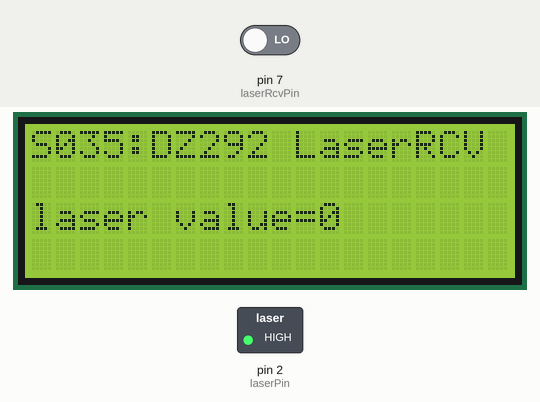
Simulated run of this sketch. Board: Arduino Uno, built with avr-gcc and run on an emulated ATmega328P. Parts: 20×4 character LCD, switched loads named in the sketch (green lamp = pin HIGH). Inputs (shaded band) come from the test bench; at power-on: pin 7 (laserRcvPin) LOW.

Above: at 2.2 s.
2.3 s: pin 7 (laserRcvPin) driven HIGH
At 3.4 s:
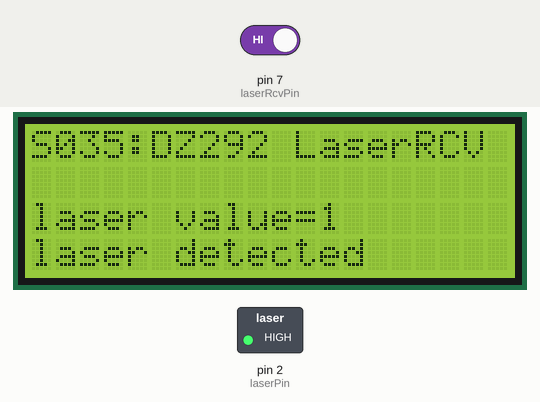
3.8 s: pin 7 (laserRcvPin) driven LOW
At 4.3 s:
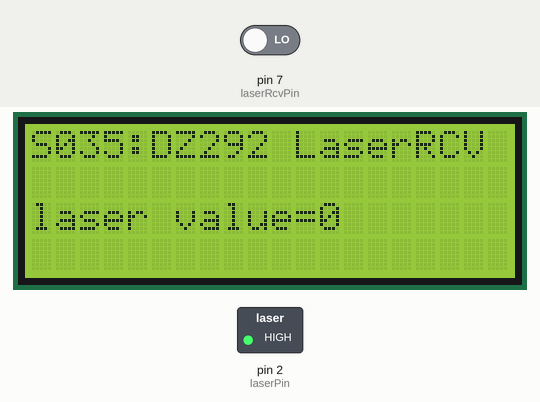
Timing chart, 0 to 6.8 s (numbered marks = the images above; inputs shaded):
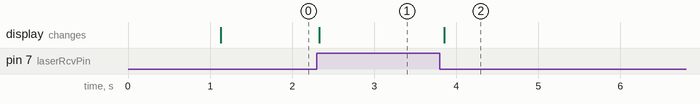

Measured:
- after the input at 2.3 s, the display: changes at once (image 1)
- after the input at 3.8 s, the display: changes after 0.05 s (image 2)

The sketch:

basic_test.ino
```cpp
/* DZ292 Laser Receiver Module (DZ292) [S035] : http://rdiot.tistory.com/297 [RDIoT Demo] */

#include <Wire.h>
#include <LiquidCrystal_I2C.h>

LiquidCrystal_I2C lcd(0x27,20,4);  // LCD2004

int laserPin = 2; // Laser
int laserRcvPin = 7; // Laser Receiver

void setup()
{
  lcd.init();  // initialize the lcd
  lcd.backlight();
  lcd.print("start LCD2004");

  pinMode(laserPin,OUTPUT);
  pinMode(laserRcvPin,INPUT);

  digitalWrite(laserPin, HIGH);
  delay(1000);

  lcd.clear();
}

void loop()
{
  lcd.setCursor(0,0);
  lcd.print("S035:DZ292 LaserRCV");

  int rcv = digitalRead(laserRcvPin);

  lcd.setCursor(0,2);
  lcd.print("laser value=" + (String)rcv);

  if(rcv == 1)
  {
    lcd.setCursor(0,3);
    lcd.print("laser detected");
  }
  else
  {
    lcd.setCursor(0,3);
    lcd.print("                    ");
  }
}
```
